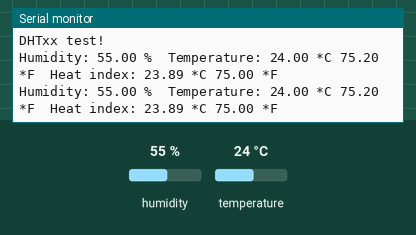
Bench run of a sketch on a simulated Arduino Uno, built with avr-gcc and run on an emulated ATmega328P. Parts: the last lines printed to the serial monitor. The inputs (shaded band) are chosen by the test bench; at power-on: humidity 55 %, temperature 24 °C.

Above: at 4.8 s.
4.9 s: humidity set to 22 %
At 7.5 s:
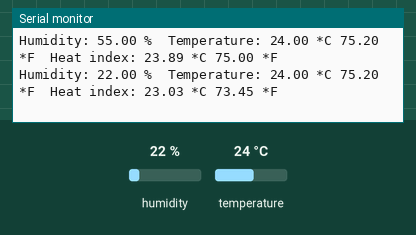
7.9 s: temperature set to 12 °C
At 9.4 s:
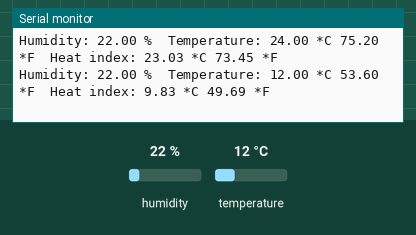
10.9 s: humidity set to 40 %
At 12.8 s:
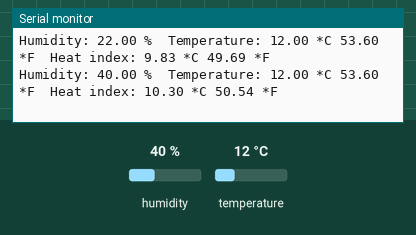
13.9 s: temperature set to 28 °C
At 14.6 s:
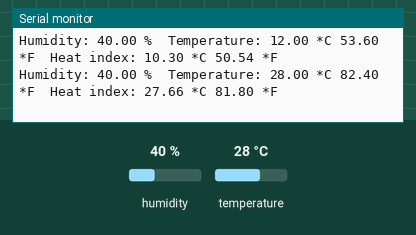
Timing chart, 0 to 16.9 s (numbered marks = the images above; inputs shaded):
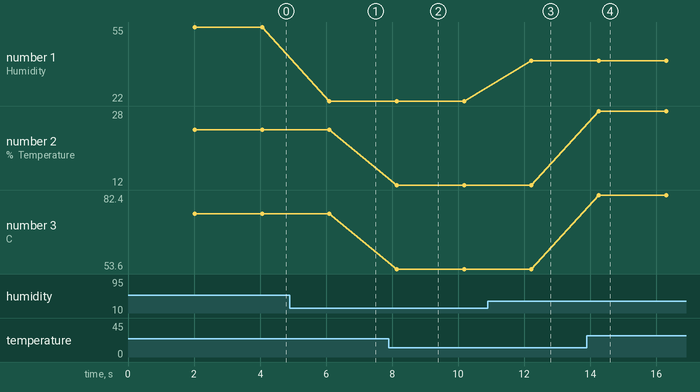

The sketch:

sketch_may14a.ino
```cpp
#include "DHT.h"

#define DHTPIN 5 // what digital pin we're connected to

#define DHTTYPE DHT11 // DHT 11

DHT dht(DHTPIN, DHTTYPE);

void setup() {
 Serial.begin(9600);
 Serial.println("DHTxx test!");

dht.begin();
}

void loop() {
 // Wait a few seconds between measurements.
 delay(2000);

// Reading temperature or humidity takes about 250 milliseconds!
 // Sensor readings may also be up to 2 seconds 'old' (its a very slow sensor)
 float h = dht.readHumidity();
 float t = dht.readTemperature();

 // Read temperature as Fahrenheit (isFahrenheit = true)
 float f = dht.readTemperature(true);

// Check if any reads failed and exit early (to try again).
 if (isnan(h) || isnan(t) || isnan(f)) {
 Serial.println("Failed to read from DHT sensor!");
 return;
 }

// Compute heat index in Fahrenheit (the default)
 float hif = dht.computeHeatIndex(f, h);
 // Compute heat index in Celsius (isFahreheit = false)
 float hic = dht.computeHeatIndex(t, h, false);

Serial.print("Humidity: ");
 Serial.print(h);
 Serial.print(" %\t");
 Serial.print("Temperature: ");
 Serial.print(t);
 Serial.print(" *C ");
 Serial.print(f);
 Serial.print(" *F\t");
 Serial.print("Heat index: ");
 Serial.print(hic);
 Serial.print(" *C ");
 Serial.print(hif);
 Serial.println(" *F");
}
```

Measured:
- after the input at 4.9 s, the serial monitor: prints a new line after 1.2 s (image 1)
- after the input at 7.9 s, the serial monitor: prints a new line after 0.24 s (image 2)
- after the input at 10.9 s, the serial monitor: prints a new line after 1.3 s (image 3)
- after the input at 13.9 s, the serial monitor: prints a new line after 0.36 s (image 4)
- plotted number 1: 55 → 22 after the input at 4.9 s, 22 → 40 after the input at 10.9 s
- plotted number 2: 24 → 12 after the input at 7.9 s, 12 → 28 after the input at 13.9 s
- plotted number 3: 75.2 → 53.6 after the input at 7.9 s, 53.6 → 82.4 after the input at 13.9 s
